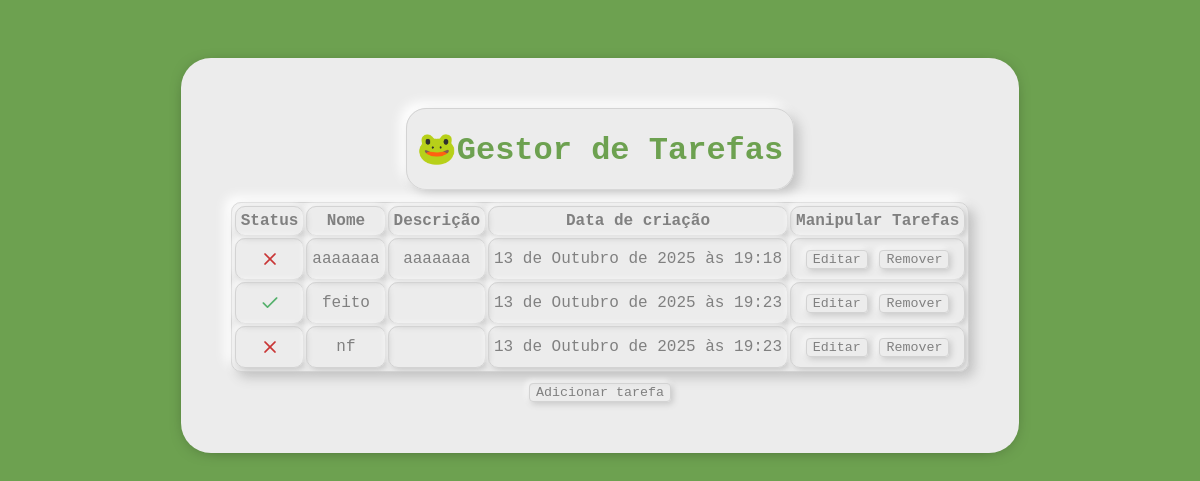
The page /tarefas/ on the database as committed earlier.
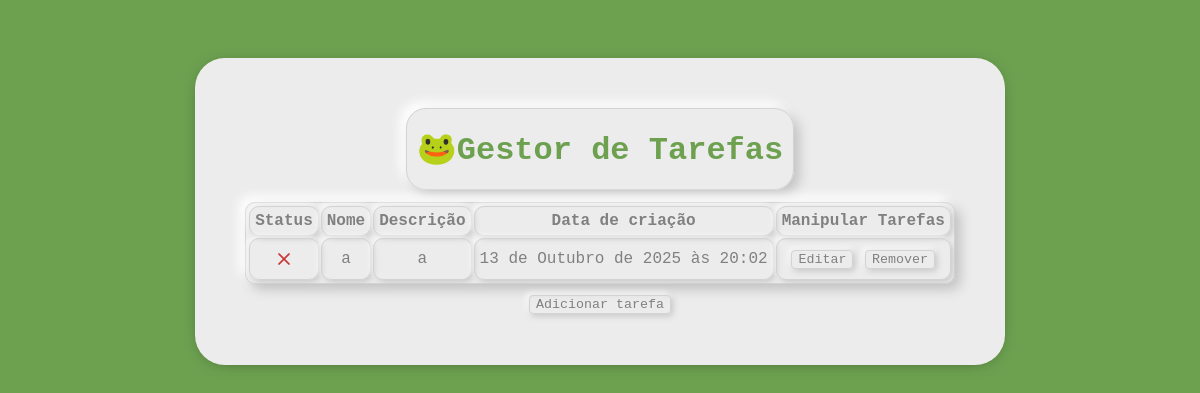
The same page on the database as committed later.
### tarefas/models.py (models this page shows, shortened)
class tarefaModels(models.Model):
    status = models.BooleanField(default=False)
    nome = models.CharField(max_length=67)
    descricao = models.TextField(null=True, blank=True )
    dataDeCricao = models.DateTimeField(auto_now_add=True)

### tarefas/views.py (the view)
# urls.py: path('tarefas/', include('tarefas.urls')),
def tarefas(request):
    context={
        'tarefas':tarefaModels.objects.all()
    }
    return render(request,'index.html',context)

### tarefas/templates/index.html (shortened to what this page needs)
{% load static %}    <!DOCTYPE html>
<html lang="en">
<head>
    <link rel="stylesheet" href="{% static 'global.css' %}">
    <link rel="stylesheet" href="{% static 'home/home.css' %}">
</head>
<body>
<div class="wrapper">
    <div class="wrapper2">
        <h1 style="color: #6da150;">
            🐸Gestor de Tarefas
        </h1>
    </div>
    <table border="1" style="padding: 1px;">
        <thead>
            <th>Status</th>
            <th>Nome</th>
            <th>Descrição</th>
            <th>Data de criação</th>
            <th>Manipular Tarefas</th>
        </thead>
        <tbody>
            {% for tarefa in tarefas %}
                <tr>
                    <td>
                        {% if tarefa.status %}
                            <img class="icon" src="{% static "img/check.png" %}" alt="" width="20px">
                        {% else %}
                            <img class="icon" src="{% static "img/x.png" %}" alt="" width="20px">
                        {% endif %}
                    </td>
                    <td>{{tarefa.nome}}</td>
                    <td>{{tarefa.descricao}}</td>
                    <td>{{tarefa.dataDeCricao}}</td>
                    <td>
                        <button>
                            <a href="{% url "tarefas:editar" tarefa.id %}">Editar</a>
                        </button>
                        <button>
                            <a href="{% url "tarefas:remover" tarefa.id %}">Remover</a>
                        </button>
                    </td>
                </tr>
            {% endfor %}
        </tbody>
    </table>
    <div class="button-wrapper">
        <button class="add"><a href="{% url "tarefas:adicionar" %}">Adicionar tarefa</a></button>
    </div>
</div>
</body>
</html>

Rows that differ between the two databases and show on the page:
removed tarefaModels: status False (drawn), nome "aaaaaaa", descricao "aaaaaaa", dataDeCricao "13 de Outubro de 2025 às 19:18"
removed tarefaModels: status True (drawn), nome "feito", dataDeCricao "13 de Outubro de 2025 às 19:23"
removed tarefaModels: status False (drawn), nome "nf", dataDeCricao "13 de Outubro de 2025 às 19:23"
added tarefaModels: status False (drawn), nome "a", descricao "a", dataDeCricao "13 de Outubro de 2025 às 20:02"
